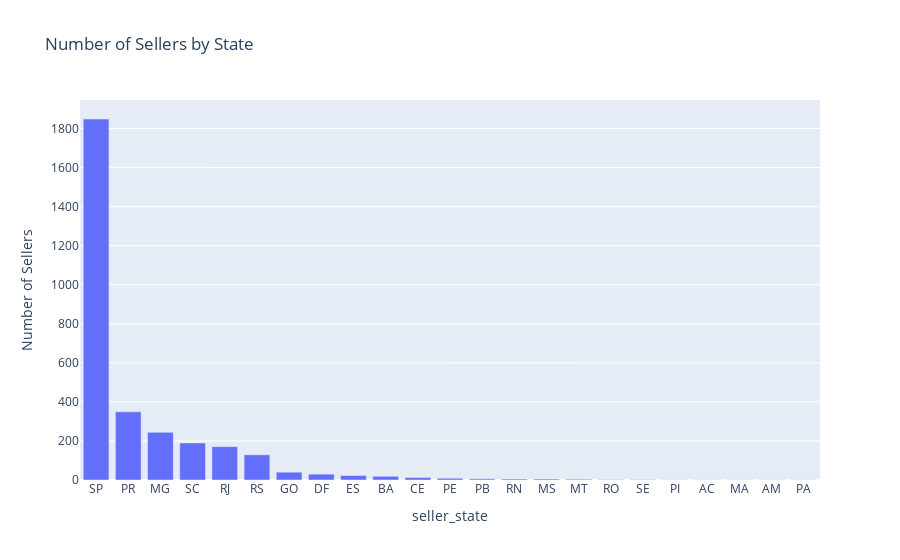

This figure's notebook cell:
### Markdown cell above
## Univariate Analysis

### Code cell
# Number of unique seller cities:
state_counts = df_sellers['seller_state'].value_counts().reset_index()
state_counts.columns = ['seller_state', 'count']

fig = px.bar(state_counts, x='seller_state', y='count', 
             title='Number of Sellers by State', 
             labels={'count': 'Number of Sellers'})
fig.show()

### Figure 1 — Plotly figure (JSON) as saved in the notebook; plotly's stock layout.template omitted (floating-point values rounded to 4 significant figures)
{"data": [{"alignmentgroup": "True", "hovertemplate": "seller_state=%{x}<br>Number of Sellers=%{y}<extra></extra>", "legendgroup": "", "marker": {"color": "#636efa", "pattern": {"shape": ""}}, "name": "", "offsetgroup": "", "orientation": "v", "showlegend": false, "textposition": "auto", "type": "bar", "x": ["SP", "PR", "MG", "SC", "RJ", "RS", "GO", "DF", "ES", "BA", "CE", "PE", "PB", "RN", "MS", "MT", "RO", "SE", "PI", "AC", "MA", "AM", "PA"], "xaxis": "x", "y": [1849, 349, 244, 190, 171, 129, 40, 30, 23, 19, 13, 9, 6, 5, 5, 4, 2, 2, 1, 1, 1, 1, 1], "yaxis": "y"}], "layout": {"barmode": "relative", "legend": {"tracegroupgap": 0}, "title": {"text": "Number of Sellers by State"}, "xaxis": {"anchor": "y", "domain": [0, 1], "title": {"text": "seller_state"}}, "yaxis": {"anchor": "x", "domain": [0, 1], "title": {"text": "Number of Sellers"}}}}
